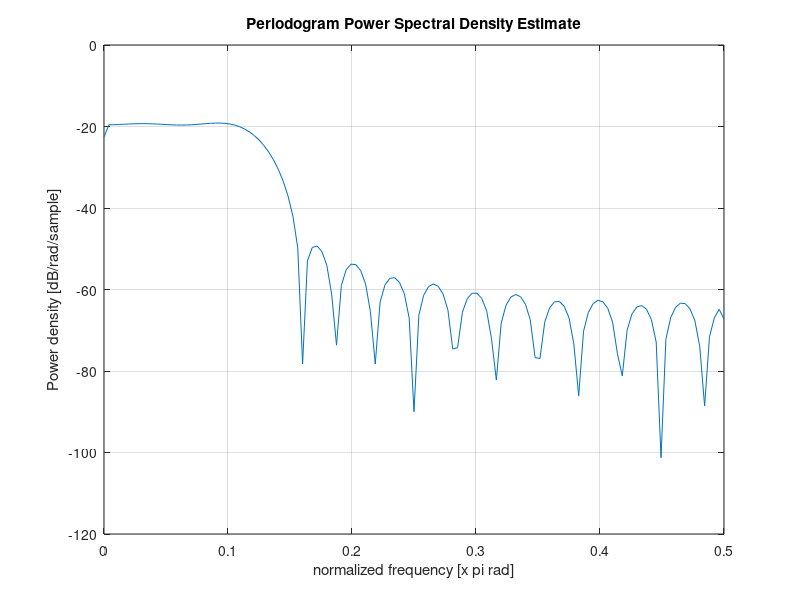

This chart was generated by the following MATLAB code: (Note: this script raises an error after producing the figure.)
% Script to test separable 2D filtering
% Brendan Lynskey 2018


clear all;
close all;
figure_num = 1;


intrp_ratio     = 4;
target_atten_dB = 70;

% Design an LPF
firls_order     = 28;
mag_sband       = power(10, (target_atten_dB/-20));
f               = [0, 0.9/intrp_ratio, 1.2/intrp_ratio, 1];
m               = [1 1 mag_sband mag_sband];
filt_interp     = firls(firls_order, f, m);
filt_interp     = filt_interp ./ sum(filt_interp); % Normalise imp-response

figure(figure_num); figure_num = figure_num + 1;
periodogram(filt_interp)


% Load 8b greyscale test-image
pxl_depth       = 8;
image           = imread('lenna_256x256.bmp');
figure(figure_num); figure_num = figure_num + 1;
imshow(image)
title('Original image');


% Resize using Octave function
figure(figure_num); figure_num = figure_num + 1;
imshow(imresize(image, intrp_ratio))
title('Image, scaled by Octave function');

% Convert the output to doubles
image_double    = cast(image, 'double') ./ power(2, pxl_depth);

% Upsample the image
image_double_usc  = upsample(image_double,      intrp_ratio);  % Column upsample
image_double_usc  = image_double_usc  .* intrp_ratio;          % Mag scale
image_double_usrc = upsample(image_double_usc', intrp_ratio)'; % Row upsample
image_double_usrc = image_double_usrc .* intrp_ratio;          % Mag scale

% Perform vertical convolution
mat_v_filt = [];
for idx_col = 1:size(image_double_usrc)(2)
    mat_v_filt = [mat_v_filt, conv(image_double_usrc(:, idx_col), filt_interp)];
end

% Perform horizontal convolution
mat_vh_filt = [];
for idx_row = 1:size(mat_v_filt)(1)
    mat_vh_filt = [mat_vh_filt; conv(mat_v_filt(idx_row, :)', filt_interp)'];
end

% Convert the output to uint8
mat_vh_filt_uint8 = cast(mat_vh_filt .* power(2, pxl_depth), 'uint8');

% Display the result, warts and all!
figure(figure_num); figure_num = figure_num + 1;
imshow(mat_vh_filt_uint8)
title('Image, scaled by my function');


 
 
 